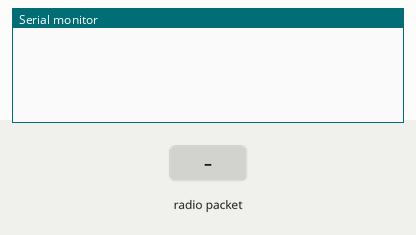
Recording of a program running on a simulated Arduino Uno, built with avr-gcc and run on an emulated ATmega328P. On the bench: the last lines printed to the serial monitor. Inputs (shaded band) come from the test bench. No radio packets arrive unless stated.

Above: at 1.2 s.
1.3 s: radio packet "1" arrives
At 2.1 s:
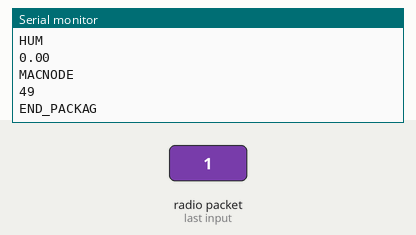
2.8 s: radio packet "0" arrives
At 3.3 s:
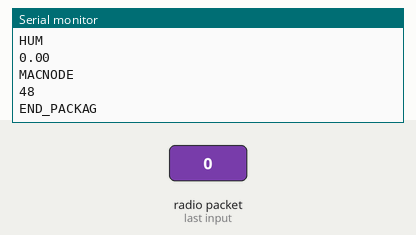
4.3 s: radio packet "2" arrives
At 5.6 s:
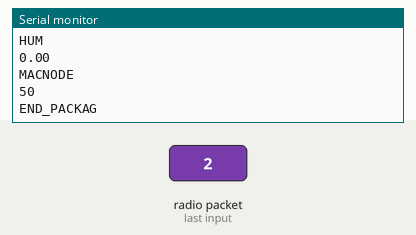
Timing chart, 0 to 7.3 s (numbered marks = the images above; inputs shaded):
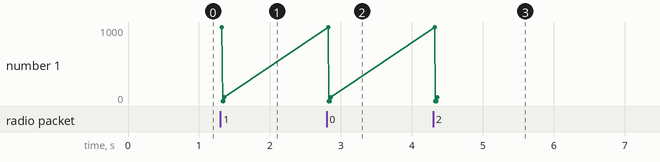

Measured:
- after the input at 1.3 s, the serial monitor: prints a new line at once (image 1)
- after the input at 2.8 s, the serial monitor: prints a new line after 0.06 s (image 2)
- after the input at 4.3 s, the serial monitor: prints a new line after 0.06 s (image 3)
- plotted number 1: 49 → 48 after the input at 2.8 s, 48 → 50 after the input at 4.3 s

The program:

main.cpp
```cpp
#include <Arduino.h>    // стандартная библиотека Ардуино
#include <SPI.h>        // библиотека для работы с SPI
#include <nRF24L01.h>   // библиотека для работы с радиомодулем NRF24
#include "RF24.h"       // библиотека с настройками модуля NRF24
#include "MYDHT.h"        // собственная библиотека для более простой работы с температурным датчиком DHT11
#include "Spackag.cpp"  // собственая библиотека для отправки данных на компьютер

RF24 radio(9,10); // создание объекта радиомодуля
Spackag print;    // создание объекта для отправки данных на компьютер

int MAC = 1000;// уникальный номер шлюза
byte address[][6] = {"1Node","2Node","3Node","4Node","5Node","6Node"};  //возможные номера труб

void setup(){
  Serial.begin(9600);           //открываем порт для связи с ПК
 radio.begin(); //активировать модуль
  radio.setAutoAck(1);         //режим подтверждения приёма, 1 вкл 0 выкл
  radio.setRetries(0,15);     //(время между попыткой достучаться, число попыток)
  radio.enableAckPayload();    //разрешить отсылку данных в ответ на входящий сигнал
  radio.setPayloadSize(32);     //размер пакета, в байтах

  radio.openReadingPipe(1,address[0]);      //хотим слушать трубу 0
  radio.setChannel(0x60);  //выбираем канал (в котором нет шумов!)

  radio.setPALevel (RF24_PA_MAX); //уровень мощности передатчика. На выбор RF24_PA_MIN, RF24_PA_LOW, RF24_PA_HIGH, RF24_PA_MAX
  radio.setDataRate (RF24_1MBPS); //скорость обмена. На выбор RF24_2MBPS, RF24_1MBPS, RF24_250KBPS
  //должна быть одинакова на приёмнике и передатчике!
  //при самой низкой скорости имеем самую высокую чувствительность и дальность!!
  // ВНИМАНИЕ!!! enableAckPayload НЕ РАБОТАЕТ НА СКОРОСТИ 250 kbps!

  radio.powerUp(); //начать работу
  radio.startListening();  //начинаем слушать эфир, мы приёмный модуль
}

void loop(void) {
  DHTDATA data;     // создаем объект "данные"
                    // и указывазываем что началась передача пакета данных на компьютер

  while ( radio.available())                      // слушаем эфир
  {
    print.Begin(MAC);                             // отправляем уникальный адрес шлюза
    radio.read( &data, sizeof(DHTDATA) );         // чиатем входящий сигнал
    print.PrintData(data);                        // отправляем данные
    print.PrintMACNODE(data.MAC_NODE);            // отправлем мак адрес узла отправившего данные
    print.End();                                  // отсылаем флаг конца пакета данных на компьютер
  }
}
```

MYDHT.h
```cpp
#pragma once

#ifndef LIB_H
#define LIB_H

#include <dht11.h>
/*
class Packag
{
private:
    int MAC;
    unsigned char SIZE;
    int* data;
public:
    enum endsimbol { PACKAGEND, PACKAGENOTEND };
    Packag();
    byte SendMessage();
    Packag(int MAC, int* data, unsigned char SIZE, endsimbol ends);
    ~Packag();
};

Packag::Packag(){};

byte Packag::SendMessage()
{

    return 0;
}
Packag::Packag(int MAC, int* data, unsigned char SIZE, endsimbol ends)
{
    this->MAC = MAC;
    this->SIZE = SIZE;
    this->data = new int[SIZE];
    for (unsigned char i = 0; i <= SIZE; ++i) this->data[i] = data[i];
}
*/

class DHTDATA
{
    public:
        byte MAC_NODE;
        float temperature, humidity;
        DHTDATA(){};
        DHTDATA(int temp, int humi){ this->temperature = temp; this->humidity = humi;};
};

class Data
{
    private:
        dht11* DHT;
        unsigned char PIN;
        bool valid = false;
    public:
        bool is_valid() { return this->valid; };
        Data(unsigned char DHTPIN);
        bool TakeData();
        DHTDATA getData();

};

Data::Data(unsigned char DHTPIN){
    this->DHT = new dht11();
    this->PIN = DHTPIN;
}

DHTDATA Data::getData()
{
    DHTDATA dht(this->DHT->temperature, this->DHT->humidity);
    return dht;
}

bool Data::TakeData()
{
    char result = this->DHT->read(this->PIN);

    if (DHTLIB_OK == result)
    {
        this->valid = true;

    }else if(DHTLIB_ERROR_CHECKSUM == result || DHTLIB_ERROR_TIMEOUT == result)
    {
        this->valid = false;

    }
    return this->valid;
};
#endif
```

Spackag.cpp
```cpp
#pragma once

#ifndef SPACKAG_CPP
#define SPACKAG_CPP

//#include <dht11.h>
#include "MYDHT.h"

class Spackag
{
    public:
        Spackag(){};
        void Begin(int mac){ Serial.println("BEGIN_PACKAG");Serial.println("MAC");Serial.println(mac);};
        void End(){ Serial.println("END_PACKAG");};
        void PrintData(DHTDATA data);
        void PrintError(char* error) { Serial.println("ERROR"); Serial.println(error);}
        void PrintMACNODE(byte macnode){ Serial.println("MACNODE"); Serial.println(macnode);}
};

void Spackag::PrintData(DHTDATA data)
{
    Serial.println("TEMP");
    Serial.println(data.temperature);
    Serial.println("HUM");
    Serial.println(data.humidity);

}

#endif
```
